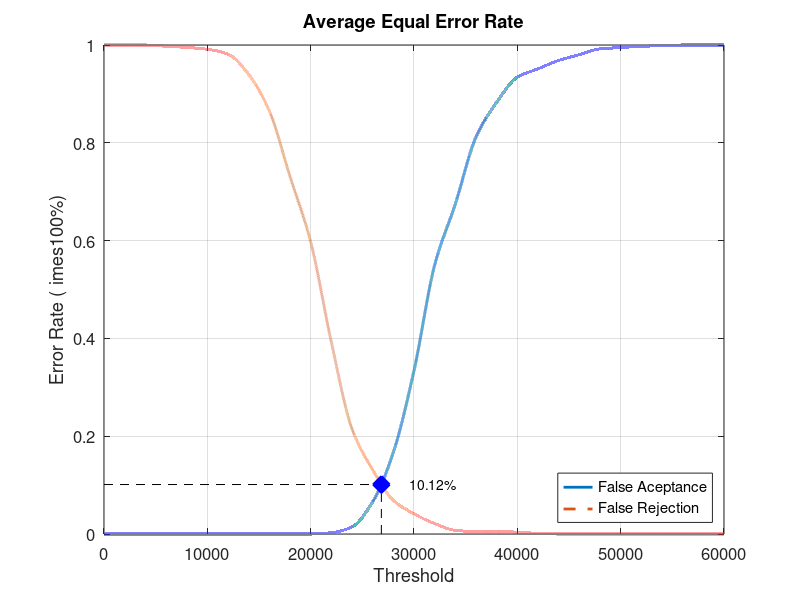
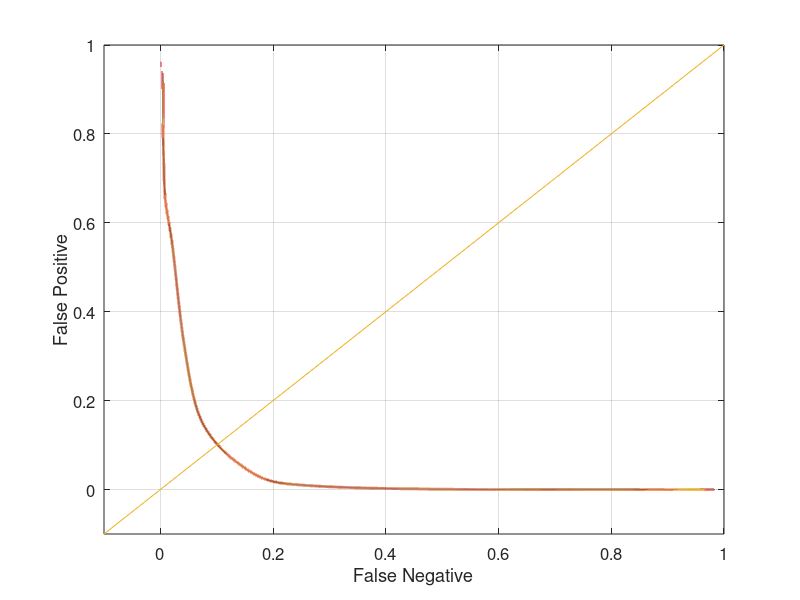

These charts were generated, in order, by the following MATLAB code:
close all;
clear;
clc;
x = 0:2000:60000;
xq = 0:0.5:60000;

y0 = [0 0 0 0 0 0 0 0 0 0 0 0.00263158 0.0144737 0.0657895 0.167105 0.334211 0.55 0.675 0.811842 0.882895 0.93421 0.951316 0.968421 0.980263 0.992105 0.994737 0.997368 0.998684 1 1 1]
yy0 = interp1(x, y0, xq, 'pchip');
y1 = [1 1 1 0.9975 0.995 0.99125 0.98125 0.94 0.865 0.73125 0.5975 0.3925 0.215 0.13125 0.06875 0.04125 0.02125 0.0075 0.005 0.005 0.00375 0.00125 0 0 0 0 0 0 0 0 0]
yy1 = interp1(x, y1, xq, 'pchip');

% Calculating EER: 
y2 = abs(y0 - y1);
find(y2 == min(y2))
yy2 = abs(yy0 - yy1);
xEER = find(yy2 == min(yy2));
xEERIndex = xq(xEER) % X-axis EER
yEER = yy0(xEER) % Y-axis EER

main = figure
plot(xq, yy0,'-','LineWidth', 2);	hold on
plot(xq, yy1,'--','LineWidth', 2);	hold on
plot([xEERIndex xEERIndex], [0 yEER], 'k--');	hold on
plot([0 xEERIndex], [yEER yEER], 'k--');	hold on
plot(xEERIndex, yEER, 'bx', 'LineWidth', 10);	hold on
text(xEERIndex + 10 * xEERIndex / 100, yEER, [num2str(round((10000 * yEER)) / 100) '%'])
legend('False Aceptance', 'False Rejection', 'Location', 'SouthEast')
xlabel('Threshold')
ylabel('Error Rate (	imes100%)')
title('Average Equal Error Rate')
set(gca, 'FontSize', 12)
axis([0 60000 0 1])
grid on

print(main, 'Experiment2AverageMain', '-dpng');
FNRxFPR = figure('Color', [1 1 1]);
plot(yy1, yy0, '-', yy1, yy0, 'LineWidth', 2);
hold on
y = -0.1:0.1:1
plot(y, y); 
set(gca, 'FontSize', 12)
xlabel('False Negative')
ylabel('False Positive')
axis([-0.1 1 -0.1 1])
set(gca, 'FontSize', 12)
grid on

print(FNRxFPR, 'Experiment2AverageFNRxFPR','-dpng');
